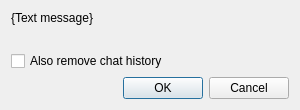
<?xml version="1.0" encoding="UTF-8"?>
<ui version="4.0">
 <class>RemoveContactDialog</class>
 <widget class="QDialog" name="RemoveContactDialog">
  <property name="geometry">
   <rect>
    <x>0</x>
    <y>0</y>
    <width>300</width>
    <height>110</height>
   </rect>
  </property>
  <property name="minimumSize">
   <size>
    <width>300</width>
    <height>110</height>
   </size>
  </property>
  <property name="windowTitle">
   <string>Remove friend</string>
  </property>
  <layout class="QVBoxLayout" name="verticalLayout">
   <item>
    <widget class="QLabel" name="label">
     <property name="text">
      <string notr="true">{Text message}</string>
     </property>
     <property name="alignment">
      <set>Qt::AlignLeading|Qt::AlignLeft|Qt::AlignTop</set>
     </property>
     <property name="wordWrap">
      <bool>true</bool>
     </property>
    </widget>
   </item>
   <item>
    <widget class="QCheckBox" name="removeHistory">
     <property name="accessibleDescription">
      <string>Remove all chat history with the friend if set</string>
     </property>
     <property name="text">
      <string>Also remove chat history</string>
     </property>
    </widget>
   </item>
   <item>
    <widget class="QDialogButtonBox" name="buttonBox">
     <property name="orientation">
      <enum>Qt::Horizontal</enum>
     </property>
     <property name="standardButtons">
      <set>QDialogButtonBox::Cancel|QDialogButtonBox::Ok</set>
     </property>
    </widget>
   </item>
  </layout>
 </widget>
 <resources/>
 <connections>
  <connection>
   <sender>buttonBox</sender>
   <signal>accepted()</signal>
   <receiver>RemoveContactDialog</receiver>
   <slot>accept()</slot>
   <hints>
    <hint type="sourcelabel">
     <x>248</x>
     <y>254</y>
    </hint>
    <hint type="destinationlabel">
     <x>157</x>
     <y>274</y>
    </hint>
   </hints>
  </connection>
  <connection>
   <sender>buttonBox</sender>
   <signal>rejected()</signal>
   <receiver>RemoveContactDialog</receiver>
   <slot>reject()</slot>
   <hints>
    <hint type="sourcelabel">
     <x>316</x>
     <y>260</y>
    </hint>
    <hint type="destinationlabel">
     <x>286</x>
     <y>274</y>
    </hint>
   </hints>
  </connection>
 </connections>
</ui>
